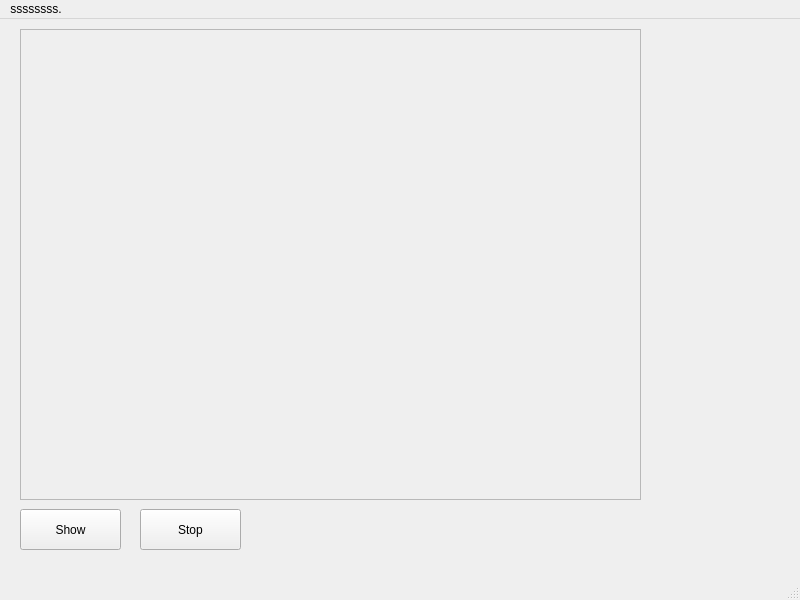
<?xml version="1.0" encoding="UTF-8"?>
<ui version="4.0">
 <class>MainWindow</class>
 <widget class="QMainWindow" name="MainWindow">
  <property name="geometry">
   <rect>
    <x>0</x>
    <y>0</y>
    <width>800</width>
    <height>600</height>
   </rect>
  </property>
  <property name="windowTitle">
   <string>MainWindow</string>
  </property>
  <widget class="QWidget" name="centralwidget">
   <widget class="QPushButton" name="pushButton">
    <property name="geometry">
     <rect>
      <x>20</x>
      <y>490</y>
      <width>101</width>
      <height>41</height>
     </rect>
    </property>
    <property name="text">
     <string>Show</string>
    </property>
   </widget>
   <widget class="QPushButton" name="pushButton_2">
    <property name="geometry">
     <rect>
      <x>140</x>
      <y>490</y>
      <width>101</width>
      <height>41</height>
     </rect>
    </property>
    <property name="text">
     <string>Stop</string>
    </property>
   </widget>
   <widget class="QLabel" name="imgLabel">
    <property name="geometry">
     <rect>
      <x>20</x>
      <y>10</y>
      <width>621</width>
      <height>471</height>
     </rect>
    </property>
    <property name="frameShape">
     <enum>QFrame::StyledPanel</enum>
    </property>
    <property name="frameShadow">
     <enum>QFrame::Plain</enum>
    </property>
    <property name="lineWidth">
     <number>1</number>
    </property>
    <property name="text">
     <string/>
    </property>
   </widget>
  </widget>
  <widget class="QMenuBar" name="menubar">
   <property name="geometry">
    <rect>
     <x>0</x>
     <y>0</y>
     <width>800</width>
     <height>21</height>
    </rect>
   </property>
   <widget class="QMenu" name="menu">
    <property name="geometry">
     <rect>
      <x>1189</x>
      <y>293</y>
      <width>172</width>
      <height>72</height>
     </rect>
    </property>
    <property name="sizePolicy">
     <sizepolicy hsizetype="Preferred" vsizetype="Preferred">
      <horstretch>20</horstretch>
      <verstretch>0</verstretch>
     </sizepolicy>
    </property>
    <property name="title">
     <string>ssssssss.</string>
    </property>
    <addaction name="action_setting"/>
   </widget>
   <addaction name="menu"/>
  </widget>
  <widget class="QStatusBar" name="statusbar"/>
  <action name="actiontlrkstjfwjd">
   <property name="text">
    <string>tlrkstjfwjd</string>
   </property>
  </action>
  <action name="action_setting">
   <property name="text">
    <string>ssssssss</string>
   </property>
  </action>
 </widget>
 <resources/>
 <connections>
  <connection>
   <sender>pushButton</sender>
   <signal>clicked()</signal>
   <receiver>MainWindow</receiver>
   <slot>start()</slot>
   <hints>
    <hint type="sourcelabel">
     <x>71</x>
     <y>548</y>
    </hint>
    <hint type="destinationlabel">
     <x>89</x>
     <y>573</y>
    </hint>
   </hints>
  </connection>
  <connection>
   <sender>pushButton_2</sender>
   <signal>clicked()</signal>
   <receiver>MainWindow</receiver>
   <slot>stop()</slot>
   <hints>
    <hint type="sourcelabel">
     <x>213</x>
     <y>549</y>
    </hint>
    <hint type="destinationlabel">
     <x>234</x>
     <y>573</y>
    </hint>
   </hints>
  </connection>
 </connections>
 <slots>
  <slot>start()</slot>
  <slot>stop()</slot>
 </slots>
</ui>
